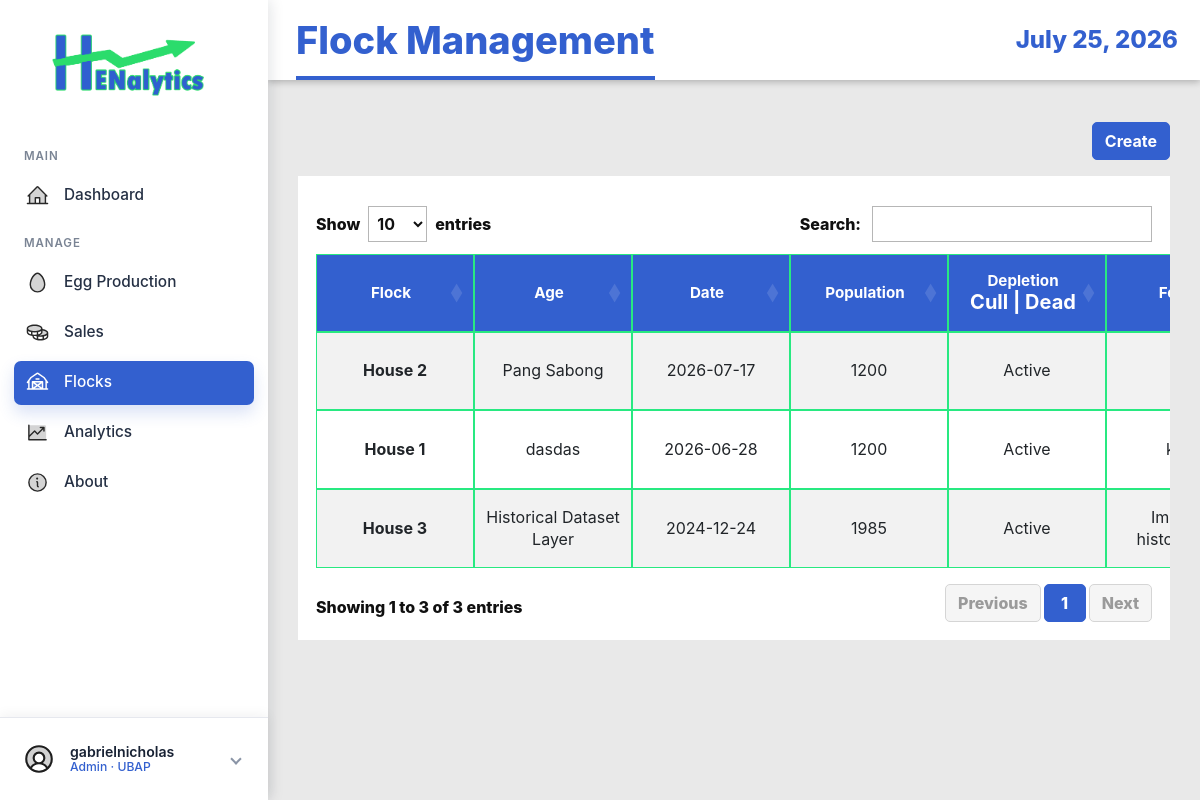
/flocks/ (signed in), run on an earlier commit of the app's database.
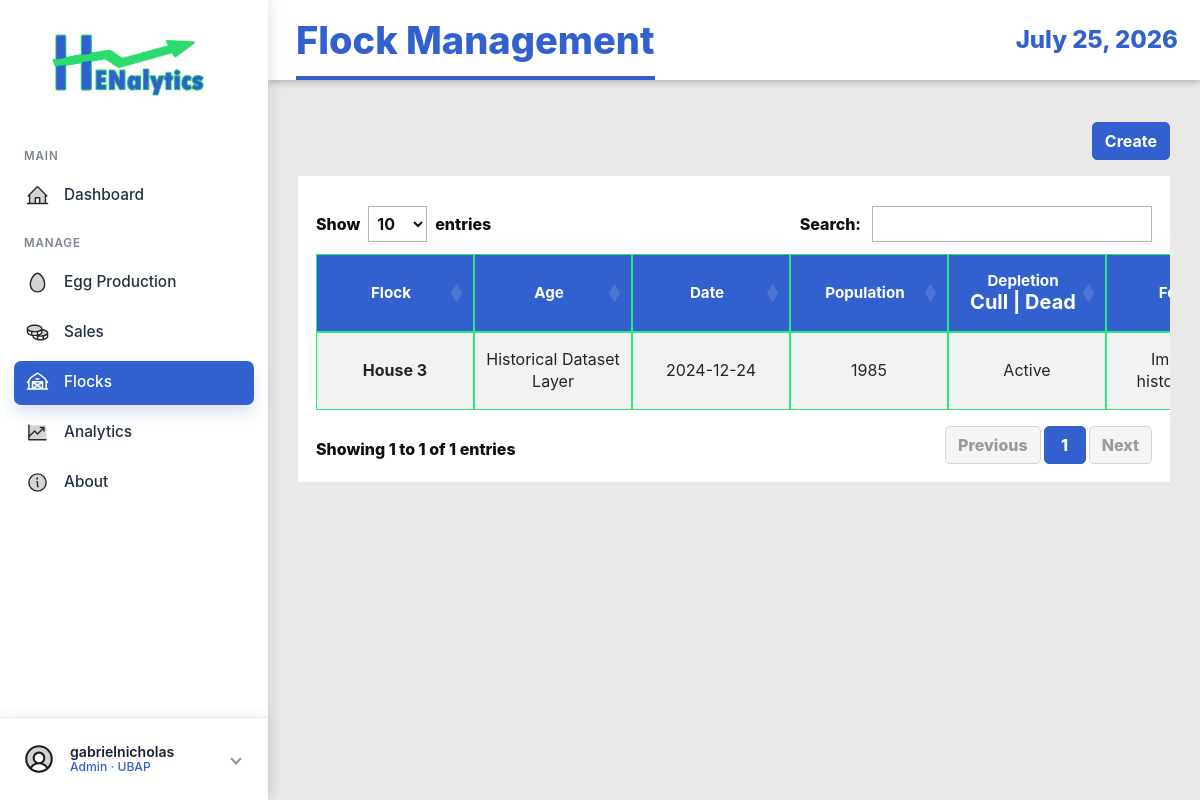
And on a later commit of the database.
### EggProduction/models.py (models this page shows, shortened)
class Flock(models.Model):
    STATUS_CHOICES = (
        ('active', 'Active'),
        ('inactive', 'Inactive'),
        ('culled', 'Culled'),
    )
    house_no = models.IntegerField()
    breed_strain = models.CharField(max_length=100)
    date_started = models.DateField()
    initial_hen_count = models.IntegerField(validators=[MinValueValidator(1)])
    status = models.CharField(max_length=20, choices=STATUS_CHOICES, default='active')
    notes = models.TextField(blank=True, null=True)
    created_at = models.DateTimeField(auto_now_add=True)
    updated_at = models.DateTimeField(auto_now=True)
    class Meta:
        ordering = ['-date_started']
        unique_together = ['house_no', 'date_started']

### EggProduction/views.py (the view)
# urls.py: path('flocks/', views.FlockListView.as_view(), name='flock-list'),
class FlockListView(LoginRequiredMixin, ListView):
    model = Flock
    template_name = 'egg_production/flock_list.html'
    context_object_name = 'flocks'
    ordering = ['-date_started']

### EggProduction/templates/egg_production/flock_list.html (shortened to what this page needs)
{% extends 'base.html' %}
{% block page_title %}Flock Management{% endblock %}
{% block content %}
<div class="page-actions">
    {% if perms.eggproduction.add_flock or user.is_superuser %}
    <a href="{% url 'eggproduction:flock-create' %}" class="btn btn-primary">Create</a>
    {% endif %}
</div>
<div class="table-responsive">
    <table class="table table-striped table-hover prototype-table js-data-table"
        data-export-title="Flock Management"
        data-export-enabled="{% if user.is_superuser or user.userprofile.role == 'admin' %}true{% else %}false{% endif %}">
        <thead class="table-dark">
            <tr>
                <th>Flock</th>
                <th>Age</th>
                <th>Date</th>
                <th>Population</th>
                <th>Depletion<br><span class="fs-5">Cull | Dead</span></th>
                <th>Feeds</th>
            </tr>
        </thead>
        <tbody>
            {% for flock in flocks %}
            <tr>
                <td><strong>House {{ flock.house_no }}</strong></td>
                <td>{{ flock.breed_strain }}</td>
                <td>{{ flock.date_started|date:"Y-m-d" }}</td>
                <td>{{ flock.initial_hen_count }}</td>
                <td>{{ flock.get_status_display }}</td>
                <td>{{ flock.notes|default:"N/A"|truncatechars:22 }}</td>
            </tr>
            {% endfor %}
        </tbody>
    </table>
</div>
{% endblock %}

What changed in the data, as far as the page shows it:
removed Flock: house_no "2", breed_strain "Pang Sabong", date_started "2026-07-17", initial_hen_count "1200", status "Active"
removed Flock: house_no "1", breed_strain "dasdas", date_started "2026-06-28", initial_hen_count "1200", status "Active"
Also different on the page:
text written by a page script: "Show entries Search: Showing 1 to 3 of 3 entries Previous 1 Next" → "Show entries Search: Showing 1 to 1 of 1 entries Previous 1 Next"
